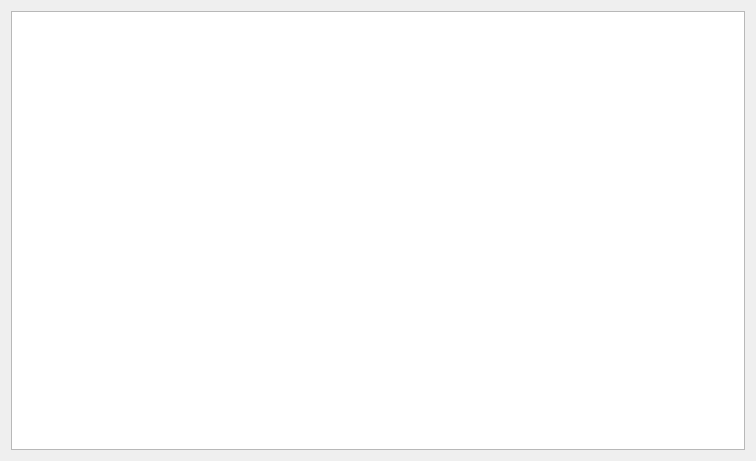
<?xml version="1.0" encoding="UTF-8"?>
<ui version="4.0">
 <class>View3D</class>
 <widget class="QWidget" name="View3D">
  <property name="geometry">
   <rect>
    <x>0</x>
    <y>0</y>
    <width>756</width>
    <height>461</height>
   </rect>
  </property>
  <property name="windowTitle">
   <string>Form</string>
  </property>
  <layout class="QHBoxLayout" name="horizontalLayout">
   <item>
    <widget class="QGraphicsView" name="graphicsView"/>
   </item>
  </layout>
 </widget>
 <resources/>
 <connections/>
</ui>
